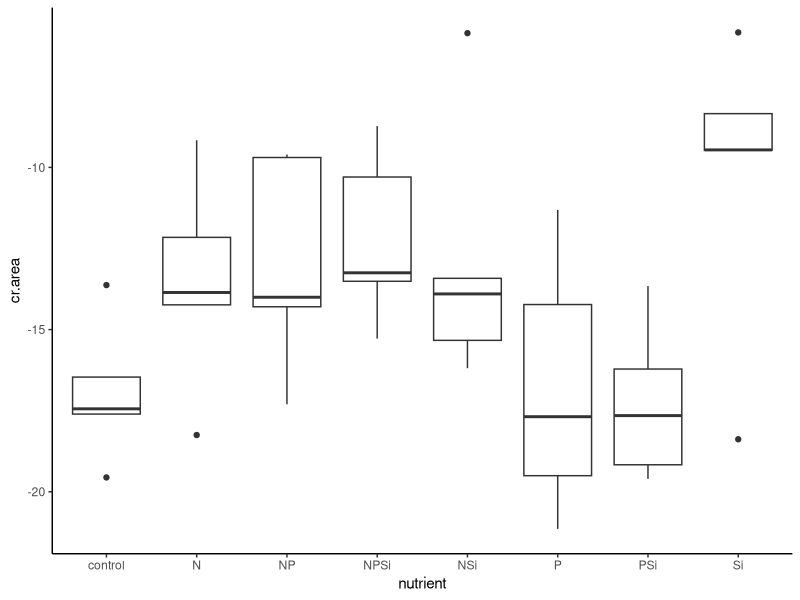
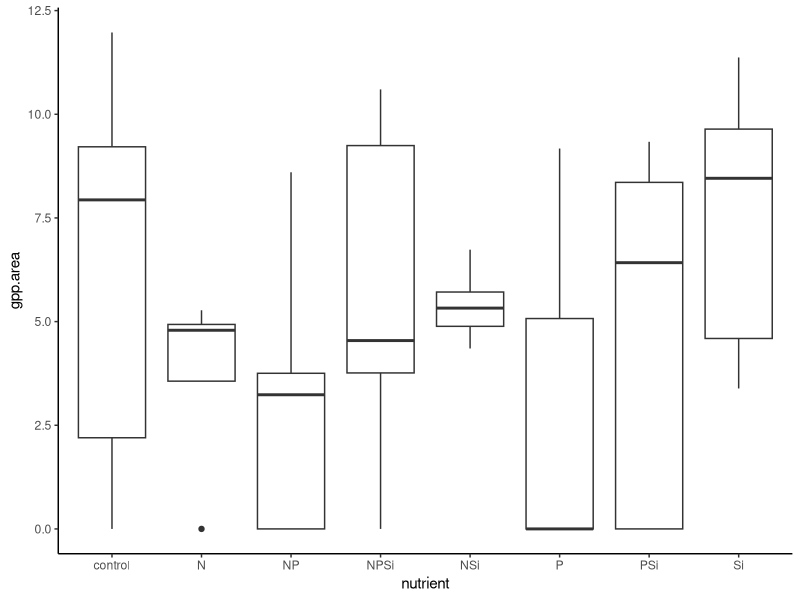
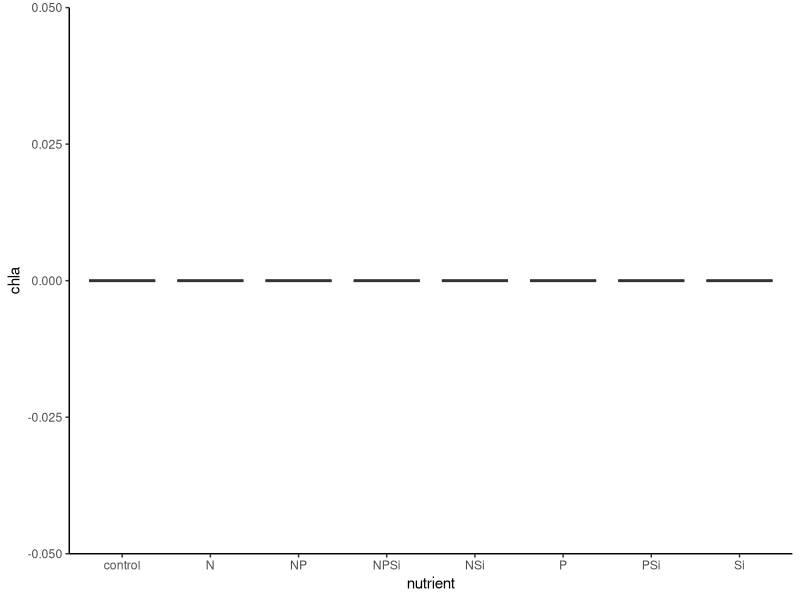
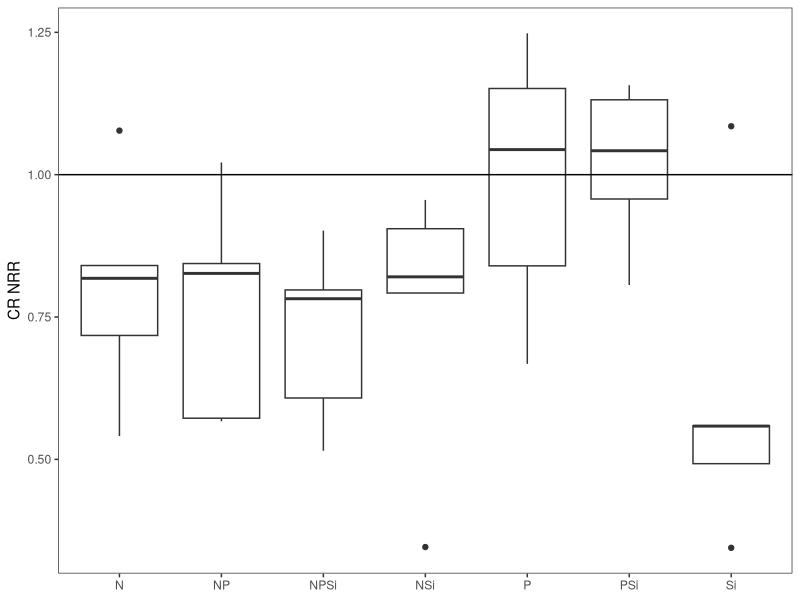
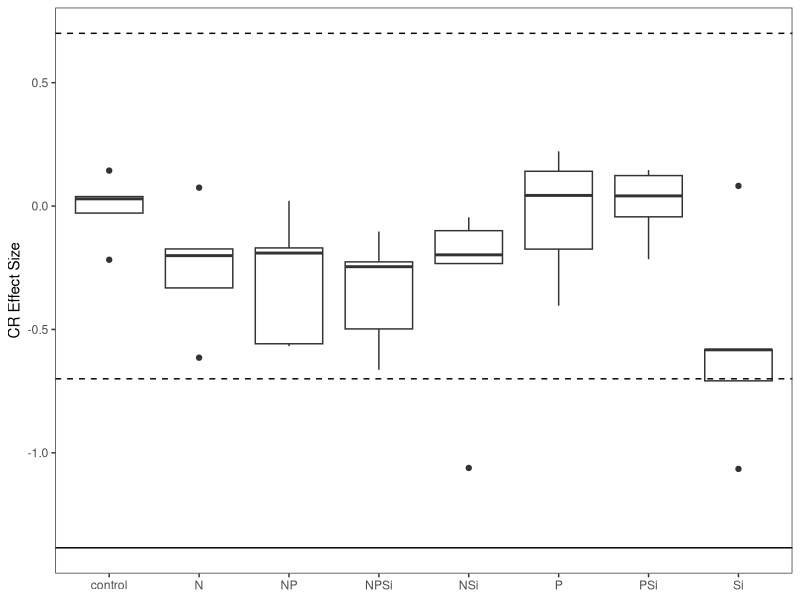
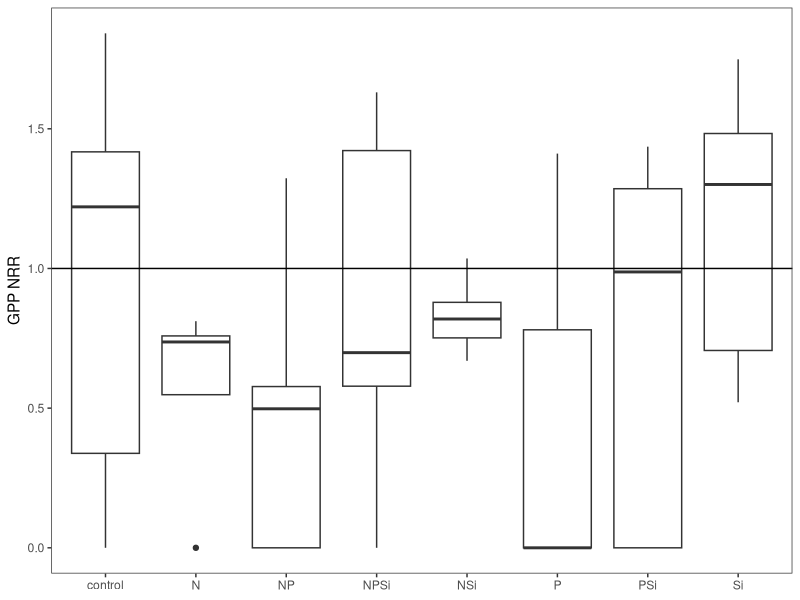
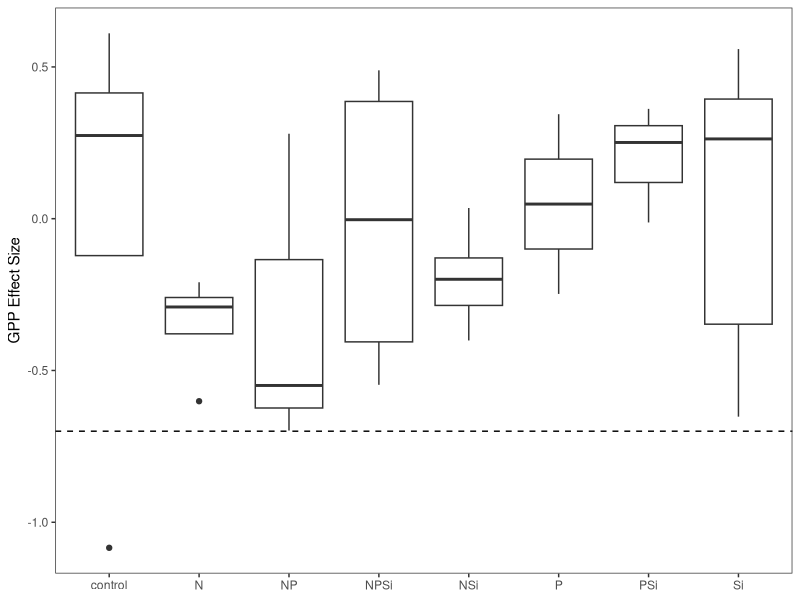
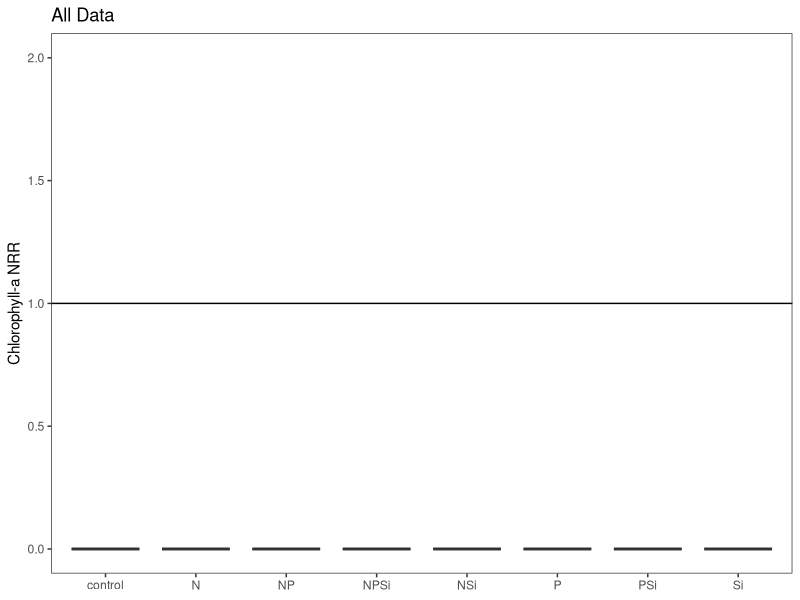

Recreate these plots in R, in order. (Note: this script raises an error after producing the figures.)
#Author:  Clay Arango
#Creation date: 10-Feb-19
#Script to analyze NDS data from Summer 2018 NDS work with S. Roley and A. Alexiades

#packages
library(nlme)
library(nortest)
library(plyr)
library(dplyr)
library(multcomp)
library(MASS)
library(ggplot2)
library(tidyr)

#Load data
aht_fall <- read.table(file="aht_fall.csv", header=T, sep=",")

#set variable
d = aht_fall

#evaluate data to make sure factors are correct
names(d)
unique(d$nutrient) #control, N, NP, NPSi, NSi, P, PSi, Si
unique(d$N) #should be 0 and 1
unique(d$P) #should be 0 and 1
unique(d$Si) #should be 0 and 1
unique(d$top) #should be "sponge" and "glass"
#if need to change, use recode function below. 
d$top<-recode(d$top, "cellulose" ="sponge")
str(d)

#convert N and P and Si values (0 or 1 for absence or presence) to factors
d$N<-as.factor(d$N)
d$P<-as.factor(d$P)
d$Si<-as.factor(d$Si)
str(d)

#subset data into gpp and cr response
d.cr = subset(d, top=="sponge", data=d)
d.gpp = subset(d, top=="glass", data=d)

#check for outliers and check data entry before calculating NRR.
ggplot(d.cr, aes(x=nutrient, y=cr.area))+geom_boxplot() +theme_classic()
#one high NSi checks out, one low Si checks out

#calculate nrr for cr
x<-ddply(d.cr, "nutrient", summarise, ave_cr = mean(cr.area, na.rm=T)) 
x
d.cr$cr.nrr = d.cr$cr.area/-16.93973 #divide by control ave_cr
d.cr$chla.nrr<-NA
d.cr$gpp.nrr<-NA

#check for outliers and check data entry before calculating NRR.
ggplot(d.gpp, aes(x=nutrient, y=gpp.area))+geom_boxplot() +theme_classic()
#ok, but huge range in controls (but appear to have a normal distn - no outliers to remove)
ggplot(d.gpp, aes(x=nutrient, y=chla))+geom_boxplot() +theme_classic()
#one low control value checks out. is an outlier, but not sure if should be removed. will calculate both.

#calculate nrr for gpp and chla
x<- ddply(d.gpp, "nutrient", summarise, ave_gpp = mean(gpp.area, na.rm=T), ave_chla = mean(chla, na.rm=T)) 
x
d.gpp$gpp.nrr = d.gpp$gpp.area/6.501087 #divide by control ave_gpp
d.gpp$chla.nrr = d.gpp$chla/1.4299814 #divide by control ave_chla
d.gpp$cr.nrr<-NA
x1<- ddply(subset(d.gpp,!(nds.id=="B5")), "nutrient", summarise,  ave_chla = mean(chla, na.rm=T)) 
x1
d.gpp$chla.nrr_1 = d.gpp$chla/1.7693330
d.cr$chla.nrr_1<-NA

#combine files and export
d.nrr<-rbind(d.cr, d.gpp)
d.nrr$cr.es<-log(d.nrr$cr.nrr)
d.nrr$gpp.es<-log(d.nrr$gpp.nrr)
d.nrr$chla.es<-log(d.nrr$chla.nrr)
d.nrr$chla.es_1<-log(d.nrr$chla.nrr_1)
d.nrr$site.date<-"aht_fall"
write.table(d.nrr, "aht_fall_nrr.csv", sep=",", quote=F, row.names =F)

###############
#plots of NRR
##############
ggplot(data=subset(d.cr, !(nutrient=="control")), aes(x=nutrient, y=cr.nrr))+geom_boxplot()+theme_bw()+
  ylab("CR NRR")+geom_abline(slope = 0, intercept = 1)+
  theme(axis.title.x=element_blank(), panel.grid.minor=element_blank(), panel.grid.major=element_blank())
#inhibition or neutral

ggplot(data=subset(d.nrr, (top=="sponge")), aes(x=nutrient, y=cr.es))+geom_boxplot()+theme_bw()+
  ylab("CR Effect Size")+geom_hline(yintercept = 0.7, lty="dashed")+ geom_hline(yintercept = -0.7, lty="dashed")+
  geom_hline(yintercept = -1.385)+
  theme(axis.title.x=element_blank(), panel.grid.minor=element_blank(), panel.grid.major=element_blank())

ggplot(data=d.gpp, aes(x=nutrient, y=gpp.nrr))+geom_boxplot()+theme_bw()+
  ylab("GPP NRR")+geom_abline(slope = 0, intercept = 1)+
  theme(axis.title.x=element_blank(), panel.grid.minor=element_blank(), panel.grid.major=element_blank())
#neutral or inhibited

ggplot(data=subset(d.nrr,top=="glass"), aes(x=nutrient, y=gpp.es))+geom_boxplot()+theme_bw()+
  ylab("GPP Effect Size")+geom_abline(slope = 0, intercept = 1)+geom_hline(yintercept = -0.7, lty="dashed")+
  theme(axis.title.x=element_blank(), panel.grid.minor=element_blank(), panel.grid.major=element_blank())

ggplot(data=d.gpp, aes(x=nutrient, y=chla.nrr))+geom_boxplot()+theme_bw()+ggtitle ("All Data")+
  ylab("Chlorophyll-a NRR")+geom_abline(slope = 0, intercept = 1)+scale_y_continuous(limits=c(0, 2))+
  theme(axis.title.x=element_blank(), panel.grid.minor=element_blank(), panel.grid.major=element_blank())
#inhibition

ggplot(data=subset(d.gpp, !(nds.id == "B5")),aes(x=nutrient, y=chla.nrr_1))+geom_boxplot()+theme_bw()+ggtitle ("Outlier Removed")+
  ylab("Chlorophyll-a NRR")+geom_abline(slope = 0, intercept = 1)+scale_y_continuous(limits=c(0, 2))+
  theme(axis.title.x=element_blank(), panel.grid.minor=element_blank(), panel.grid.major=element_blank())

ggplot(data=subset(d.nrr, (top=="glass")), aes(x=nutrient, y=chla.es))+geom_boxplot()+theme_bw()+
  ylab("Chla Effect Size")+ geom_hline(yintercept = 0.7, lty="dashed")+  geom_hline(yintercept = -1.385)+  
  ggtitle ("All Data")+geom_hline(yintercept = -0.7, lty="dashed")+
  theme(axis.title.x=element_blank(), panel.grid.minor=element_blank(), panel.grid.major=element_blank())

ggplot(data=subset(d.nrr, (top=="glass") & !(nds.id=="B5")), aes(x=nutrient, y=chla.es_1))+geom_boxplot()+theme_bw()+
  ylab("Chla Effect Size")+ geom_hline(yintercept = 0.7, lty="dashed")+  geom_hline(yintercept = -1.385)+  
  ggtitle ("Outlier Removed")+geom_hline(yintercept = -0.7, lty="dashed")+
  theme(axis.title.x=element_blank(), panel.grid.minor=element_blank(), panel.grid.major=element_blank())

##########
#NRR Summary Files
#########
#no need to make these now; wait until all NRR files collated and then do a summary! But leaving code here because can use
#as template for data all together.
GPP_sum<-ddply(d.gpp, "nutrient", summarise, ave_nrr.gpp=mean(gpp.nrr, na.rm=T), sd_nrr.gpp=sd(gpp.nrr, na.rm=T), 
               se_nrr.gpp =(sd(gpp.nrr)/sqrt(sum(!is.na(gpp.nrr)))), 
               ci95_nrr.gpp = (1.96*(sd(gpp.nrr)/sqrt(sum(!is.na(gpp.nrr))))),
               ave_nrr.chla=mean(chla.nrr, na.rm=T), sd_nrr.chla=sd(chla.nrr, na.rm=T), 
               se_nrr.chla =(sd(chla.nrr)/sqrt(sum(!is.na(chla.nrr)))), 
               ci95_nrr.chla = (1.96*(sd(chla.nrr)/sqrt(sum(!is.na(chla.nrr))))))
CR_sum<-ddply(d.cr, "nutrient", summarise, ave_nrr.cr=mean(cr.nrr, na.rm=T), sd_nrr.cr=sd(cr.nrr, na.rm=T), 
              se_nrr.cr =(sd(cr.nrr)/sqrt(sum(!is.na(cr.nrr)))), 
              ci95_nrr.cr = (1.96*(sd(cr.nrr)/sqrt(sum(!is.na(cr.nrr))))))

#now combine into one and export
d.sum<-merge(GPP_sum, CR_sum, by="nutrient")
d.sum$site_date<-"aht_fall"
write.table(d.sum, "aht_fall_summ.csv",  sep=",", quote=F, row.names =F)


############################################################
#analyze RESPIRATION data
############################################################

M1<-gls(cr.area~N*P*Si, data=d.cr, na.action=na.omit)
E1<-residuals(M1)
qqnorm(E1)
qqline(E1)
ad.test(E1)
   #residuals are normally distributed
hist(E1)  
plot(M1)

plot(filter(d.cr, !is.na(cr.area)) %>% dplyr::select(nutrient), 
     E1, xlab="nutrient", ylab="Residuals")
bartlett.test(cr.area~nutrient, data=d.cr)
   #variance test is ok

anova(M1)
  #co-limited by P and Si


##########################################################
#do multiple 2 way ANOVAs to improve our ability to interpret
##########################################################
#N and P
M1<-gls(cr.area~N*P, data=d.cr, na.action=na.omit)
E1<-residuals(M1)
qqnorm(E1)
qqline(E1)
ad.test(E1)
#residuals are normally distributed, p=0.1159
hist(E1)  
plot(M1)

bartlett.test(cr.area~nutrient, data=d.cr)
#variance test OK

anova(M1) #interpretation, no limitation (N supression)

#remove NA for plotting
xx = na.omit(subset(d.cr, select = c(N,P,cr.area)))
interaction.plot(xx$N, xx$P, xx$cr.area)

#N and Si
M1<-gls(cr.area~N*Si, data=d.cr, na.action=na.omit)
E1<-residuals(M1)
qqnorm(E1)
qqline(E1)
ad.test(E1)
#residuals are normally distributed, p=0.06525
hist(E1)  
plot(M1)

bartlett.test(cr.area~nutrient, data=d.cr)
#variance test OK

anova(M1) #interpretation, no limitation (N supression)

#remove NA for plotting
xx = na.omit(subset(d.cr, select = c(N,Si,cr.area)))
interaction.plot(xx$N, xx$Si, xx$cr.area)

#P and Si
M1<-gls(cr.area~P*Si, data=d.cr, na.action=na.omit)
E1<-residuals(M1)
qqnorm(E1)
qqline(E1)
ad.test(E1)
#residuals are normally distributed, p=0.2388
hist(E1)  
plot(M1)

bartlett.test(cr.area~nutrient, data=d.cr)
#variance test OK

anova(M1) #interpretation, no limitation

#remove NA for plotting
xx = na.omit(subset(d.cr, select = c(P,Si,cr.area)))
interaction.plot(xx$P, xx$Si, xx$cr.area)
##########################################################
##########################################################

x <- group_by(d.cr, nutrient) %>%  # Grouping function causes subsequent functions to aggregate by season and reach
  summarize(cr.mean = abs(mean(cr.area, na.rm = TRUE)), # na.rm = TRUE to remove missing values
            cr.sd=abs(sd(cr.area, na.rm = TRUE)),  # na.rm = TRUE to remove missing values
            n = sum(!is.na(cr.area)), # of observations, excluding NAs. 
            cr.se=cr.sd/sqrt(n))

ggplot(data=x, aes(x=nutrient, y=cr.mean)) + 
  geom_bar(stat="identity", position=position_dodge(), color = "black") + 
  geom_errorbar(aes(ymin=cr.mean, ymax=cr.mean+cr.se), width=0.2, 
                position=position_dodge(0.9)) + 
  xlab("Nutrient") +
  ylab(expression(Respiration~(ug~O[2]~m^{-2}~h^{-1}))) +
  ylim(0,20) +
  labs(fill="Light") +
  theme_bw() +
  theme(panel.grid.major=element_blank(),
        panel.grid.minor=element_blank(),
        legend.title=element_text(size=6),
        legend.key=element_blank(), 
        legend.position=c(0.5,0.95), 
        legend.text=element_text(size=8), 
        legend.background=element_blank(), 
        legend.direction="horizontal", 
        legend.key.size=unit(0.3, "cm"), 
        axis.title.y=element_text(size=8), 
        axis.title.x=element_text(size=8), 
        axis.text.x=element_text(size=8))

#ggsave('output/figures/Ring_fall.tiff',
#       units="in",
#       width=3.25,
#       height=3.25,
#       dpi=1200,
#       compression="lzw")

############################################################
#analyze the PRODUCTION data
############################################################

M1<-gls(gpp.area~N*P*Si, data=d.gpp, na.action=na.omit) 
E1<-residuals(M1)
qqnorm(E1)
qqline(E1)
ad.test(E1)
   #residuals ok

hist(E1, xlab="residuals", main="")
plot(M1)

plot(filter(d.gpp, !is.na(gpp.area)) %>% dplyr::select(nutrient), 
     E1, xlab="nutrient", ylab="Residuals")
bartlett.test(gpp.area~nutrient, data=d.gpp)
   #OK

anova(M1)
  
x <- group_by(d.gpp, nutrient) %>%  # Grouping function causes subsequent functions to aggregate by season and reach
  summarize(gpp.mean = abs(mean(gpp.area, na.rm = TRUE)), # na.rm = TRUE to remove missing values
            gpp.sd=abs(sd(gpp.area, na.rm = TRUE)),  # na.rm = TRUE to remove missing values
            n = sum(!is.na(gpp.area)), # of observations, excluding NAs. 
            gpp.se=gpp.sd/sqrt(n))

ggplot(data=x, aes(x=nutrient, y=gpp.mean)) + 
  geom_bar(stat="identity", position=position_dodge(), color = "black") + 
  geom_errorbar(aes(ymin=gpp.mean, ymax=gpp.mean+gpp.se), width=0.2, 
                position=position_dodge(0.9)) + 
  xlab("Nutrient") +
  ylab(expression(Production~(ug~O[2]~m^{-2}~h^{-1}))) +
  labs(fill="Light") +
  theme_bw() +
  theme(panel.grid.major=element_blank(),
        panel.grid.minor=element_blank(), 
        legend.title=element_text(size=6), 
        legend.key=element_blank(),  
        legend.position=c(0.5,0.95),  
        legend.text=element_text(size=8),  
        legend.background=element_blank(),  
        legend.direction="horizontal",  
        legend.key.size=unit(0.3, "cm"),  
        axis.title.y=element_text(size=8),  
        axis.title.x=element_text(size=8),  
        axis.text.x=element_text(size=8))

#ggsave('output/figures/gppByNutrient.tiff',
#       units="in",
#       width=3.25,
#       height=3.25,
#       dpi=1200,
#       compression="lzw")


############################################################
#analyze the CHL-A biomass on disks
###########################################################

M1<-gls(chla.nrr_1~N*P*Si, data=subset(d.gpp,!(nds.id=="B5")), na.action=na.omit) 
E1<-residuals(M1)
qqnorm(E1)
qqline(E1)
ad.test(E1)
#residuals ok

hist(E1, xlab="residuals", main="")
plot(M1)

plot(filter(d.gpp, !is.na(gpp.area)) %>% dplyr::select(nutrient), 
     E1, xlab="nutrient", ylab="Residuals")
bartlett.test(gpp.area~nutrient, data=d.gpp)
#OK

anova(M1)
